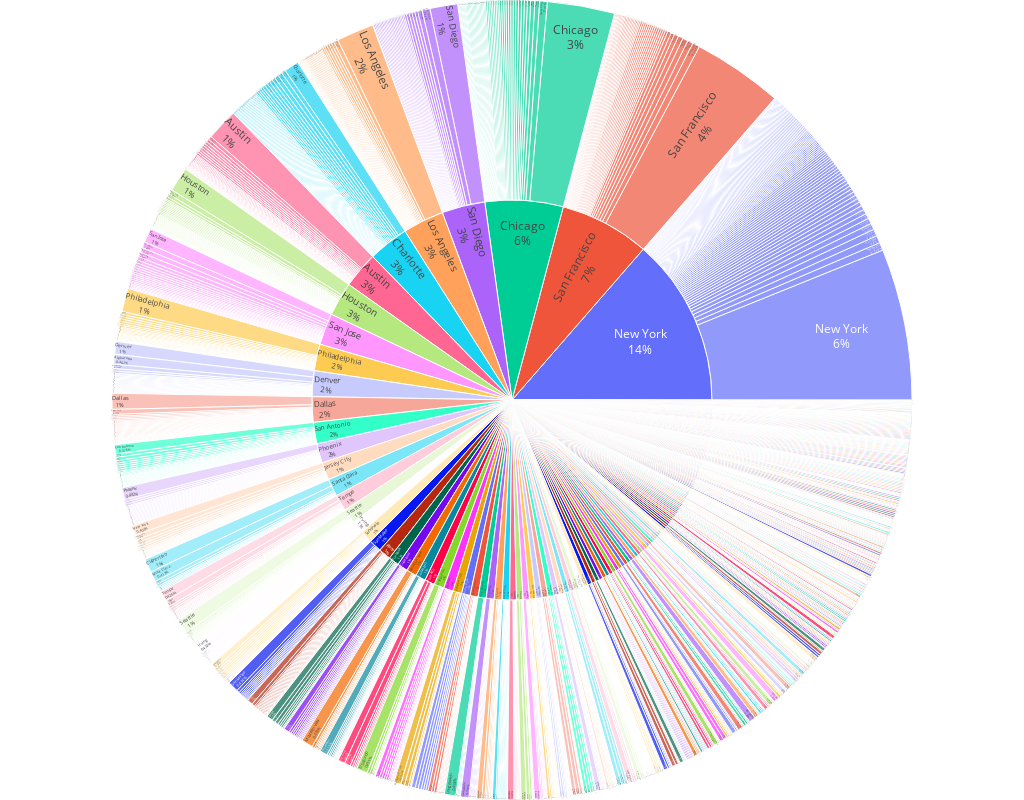

Notebook source saved alongside this figure:
### Markdown cell above
### Sunburst on Location and their Headquarters

### Code cell
fig = px.sunburst(df, path=['Location', 'Headquarters'], values='Salary Estimate', width=1024, height=800)
fig.update_traces(textinfo='label+percent entry')
fig.update_layout(margin=dict(t=0, l=0, r=0, b=0))
fig.show()

### Figure 1 — Plotly figure (JSON) as saved in the notebook; plotly's stock layout.template omitted (floating-point values rounded to 4 significant figures; data arrays with more than 128 entries replaced by an {"elided": "..."} marker saying what was removed)
{"data": [{"branchvalues": "total", "domain": {"x": [0, 1], "y": [0, 1]}, "hovertemplate": "labels=%{label}<br>Salary Estimate=%{value}<br>parent=%{parent}<br>id=%{id}<extra></extra>", "ids": {"elided": "1433 str values"}, "labels": {"elided": "1433 str values"}, "name": "", "parents": {"elided": "1433 str values"}, "textinfo": "label+percent entry", "type": "sunburst", "values": {"elided": "1433 int values"}}], "layout": {"height": 800, "legend": {"tracegroupgap": 0}, "margin": {"b": 0, "l": 0, "r": 0, "t": 0}, "width": 1024}}
